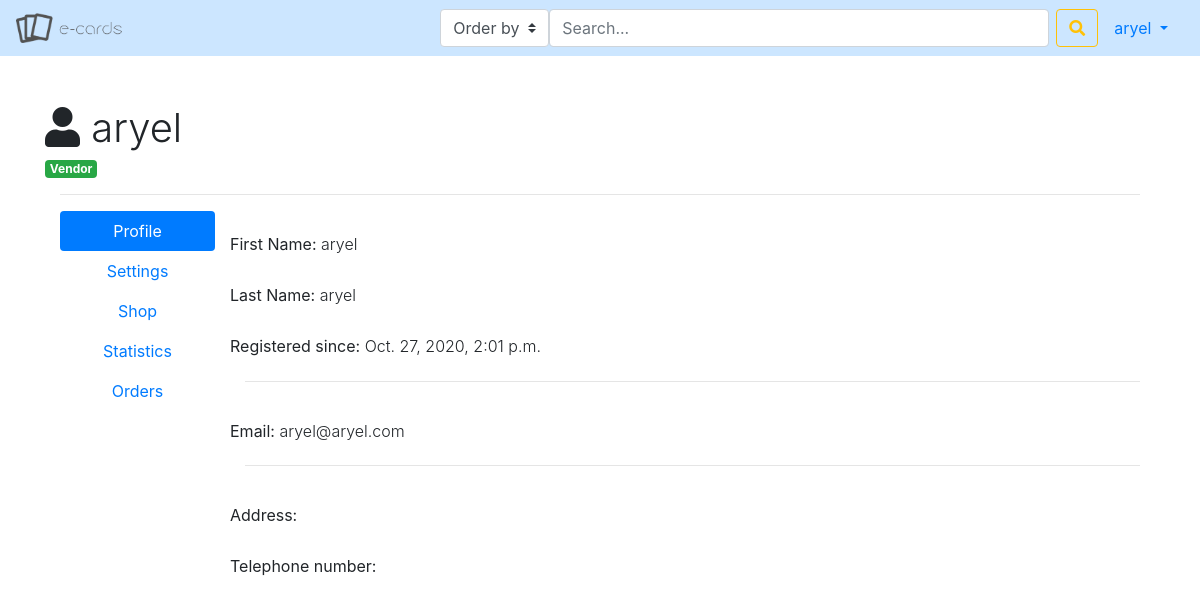
The page /profile/ (signed in) on the database its author committed.
### user_management/models.py (models this page shows, shortened)
class CustomUser(AbstractBaseUser):
    first_name = models.CharField(max_length=30, default=None)
    last_name = models.CharField(max_length=30, default=None)
    email = models.EmailField(verbose_name="email", max_length=70, unique=True)
    username = models.CharField(max_length=30, unique=True)
    address = models.CharField(max_length=30)
    telephone = models.CharField(max_length=15)
    date_joined = models.DateTimeField(verbose_name='date joined', auto_now_add=True)
    last_login = models.DateTimeField(verbose_name='last login', auto_now=True)
    is_admin = models.BooleanField(default=False)
    is_active = models.BooleanField(default=True)
    is_staff = models.BooleanField(default=False)
    is_superuser = models.BooleanField(default=False)
    is_vendor = models.BooleanField(default=False)
    has_shop = models.BooleanField(default=False)
    USERNAME_FIELD = 'email'
    REQUIRED_FIELDS = ['username', 'first_name', 'last_name']  # required field other than email
    objects = AccountManager()

### user_management/views.py (the view)
# urls.py: path('profile/', account_profile_view, name='profile'),
@user_required
def account_profile_view(request):
    if not request.user.is_authenticated:
        return redirect('user_management:login')
    context = {}
    users = CustomUser.objects.exclude(id=request.user.id).exclude(is_superuser=True)
    orders = Order.objects.filter(user=request.user.id)
    context['users'] = users
    context['orders'] = orders
    user = CustomUser.objects.get(username=request.user.username)
    if user.is_vendor:
        shop = Shop.objects.get(pk=user)
        orders = OrderItem.objects.filter(shop=shop)
        total_earnings = 0
        total_sent = 0
        for order in orders:
            total_earnings += order.final_price
            if order.is_sent:
                total_sent += 1
        context['sales'] = orders
        context['total_earnings'] = total_earnings
        context['total_sent'] = total_sent
    return render(request, 'account_profile.html', context)

### cart/models.py (called while the page is built)
    def get_cart_items(self):
        return self.items.all()

    def get_cart_total(self):
        return sum([item.product.price for item in self.items.all()])

    def get_shipment_cost(self):
        return sum([item.product.shipment for item in self.items.all()])

    def get_total_price(self):
        return self.get_cart_total() + self.get_shipment_cost()

### user_management/templates/account_profile.html (shortened to what this page needs)
{% extends 'base.html' %}
{% block content %}
    <div class="container mt-4">
        <div class="row">
            <h1 class="font-weight-light mt-4 align-content-center">
                <i class="fas fa-user"></i> {{ user.username }}
            </h1>
        </div>
        <div class="row">
            {% if not user.is_vendor %}
                <span class="badge badge-primary">User</span>
            {% elif user.is_vendor %}
                <span class="badge badge-success">Vendor</span>
            {% endif %}
        </div>
        <hr/>
        <div class="row">
            <div class="col-2">
                <ul class="nav flex-column nav-pills mb-3 nav-fill" id="pills-tab" role="tablist" aria-orientation="vertical">
                    <li class="nav-item">
                        <a class="nav-link active" id="pills-profile-tab" data-toggle="pill" href="#pills-profile" role="tab" aria-controls="pills-profile" aria-selected="true">Profile</a>
                    </li>
                    <li class="nav-item">
                        <a class="nav-link" id="pills-settings-tab" data-toggle="pill" href="#pills-settings" role="tab" aria-controls="pills-settings" aria-selected="false">Settings</a>
                    </li>
                    {% if user.is_vendor %}
                        <li class="nav-item">
                            <a class="nav-link" id="pills-shop-tab" data-toggle="pill" href="#pills-shop" role="tab" aria-controls="pills-shop" aria-selected="false">Shop</a>
                        </li>
                        <li class="nav-item">
                            <a class="nav-link" id="pills-statistics-tab" data-toggle="pill" href="#pills-statistics" role="tab" aria-controls="pills-statistics" aria-selected="false">Statistics</a>
                        </li>
                    {% endif %}
                    <li class="nav-item">
                        <a class="nav-link" id="pills-orders-tab" data-toggle="pill" href="#pills-orders" role="tab" aria-controls="pills-orders" aria-selected="false">Orders</a>
                    </li>
                </ul>
            </div>
            <div class="col-10">
                <div class="tab-content" id="pills-tabContent">
                    <div class="tab-pane fade show active" id="pills-profile" role="tabpanel" aria-labelledby="pills-profile-tab">
                        <div class="row">
                            <h6 class="font-weight-light mt-4 align-content-center"><strong>First Name: </strong>{{ user.first_name }}</h6>
                        </div>
                        <div class="row">
                            <h6 class="font-weight-light mt-4 align-content-center"><strong>Last Name:</strong> {{ user.last_name }}</h6>
                        </div>
                        <div class="row">
                            <h6 class="font-weight-light mt-4 align-content-center"><strong>Registered since:</strong> {{ user.date_joined}}</h6>
                        </div>
                        <hr/>
                        <div class="row">
                            <h6 class="font-weight-light mt-4 align-content-center"><strong>Email: </strong>{{ user.email}}</h6>
                        </div>
                        {% if user.is_vendor %}
                            <hr/>
                            <div class="row">
                                <h6 class="font-weight-light mt-4 align-content-center"><strong>Address:</strong> {{ user.address}}</h6>
                            </div>
                            <div class="row">
                                <h6 class="font-weight-light mt-4 align-content-center"><strong>Telephone number:</strong> {{ user.telephone}}</h6>
                            </div>
                        {% endif %}
                    </div>
                </div>
            </div>
        </div>
    </div>
{% endblock %}

### templates/base.html (shortened to what this page needs)
<!DOCTYPE html>
<html lang="en">
<head>
    <link rel="stylesheet" type="text/css" href="https://cdn.datatables.net/1.10.22/css/jquery.dataTables.css">
    <link rel="stylesheet" href="https://maxcdn.bootstrapcdn.com/bootstrap/4.5.2/css/bootstrap.min.css">
    <link rel="stylesheet" href="https://use.fontawesome.com/releases/v5.14.0/css/all.css">
    {% load static %}
    <link rel="stylesheet" href="{% static 'css/style.css' %}">
</head>
<body>
<nav class="navbar navbar-expand-lg navbar-light" style="background: #cce6ff">
    <div class="collapse navbar-collapse" id="navbarSupportedContent">
        <ul class="navbar-nav mr-auto">
            {% load static%}
            <a class="navbar-brand" href="{% url 'home' %}">
                <img src="{% static 'img/logo3.png' %}" height="30" class="d-inline-block align-top" alt="">
            </a>
        </ul>
        <ul class="navbar-nav">
            <li class="nav-item" style="border-right: 0.1rem">
                <div class="input-group">
                    <form class="form-inline" action="{% url 'search' %}" method="post">
                        <div class="form-group-inline">
                            <select class="custom-select" id="category" name="order_parameter">
                                <option value="placeholder">Order by</option>
                            </select>
                        </div>
                        <input class="form-control mr-sm-2 search-input" name="prod_query" style="width: 500px" type="search" placeholder="Search..." aria-label="Search">
                        <div class="input-group-append">
                            <button class="btn btn-outline-warning my-2 my-sm-0" type="submit" id="searchButton">
                                <i class="fas fa-search text-grey" aria-hidden="true"></i>
                            </button>
                        </div>
                    </form>
                </div>
            </li>
        </ul>
        {% if not request.user.is_authenticated %}
            <ul class="nav justify-content-end">
                <li class="nav-item">
                    <a href="/register" class="nav-link" >Register</a>
                </li>
                <li class="nav-item">
                    <a class="nav-link" href="{% url 'user_management:login' %}">Login</a>
                </li>
            </ul>
        {% else %}
            <ul class="nav justify-content-end">
            <li class="nav-item dropdown">
                <a class="nav-link dropdown-toggle" data-toggle="dropdown"
                   href="#" role="button" aria-haspopup="true" aria-expanded="false">
                    {{ user.first_name}}
                </a>
            </li>
        {% endif %}
        </ul>
    </div>
</nav>
<div class="container">
    {% block content %}
    {% endblock %}
</div>
</body>
</html>

### static/css/style.css (style rules this page uses)
html, body { height: 100%; background: white; }
.form-inline { min-width: 500px; }
.search-input { flex-grow: 3; }

### rows shown on the page
CustomUser: first_name "aryel", username "aryel", last_name "aryel", date_joined "Oct. 27, 2020, 2:01 p.m.", email "aryel@aryel.com"
